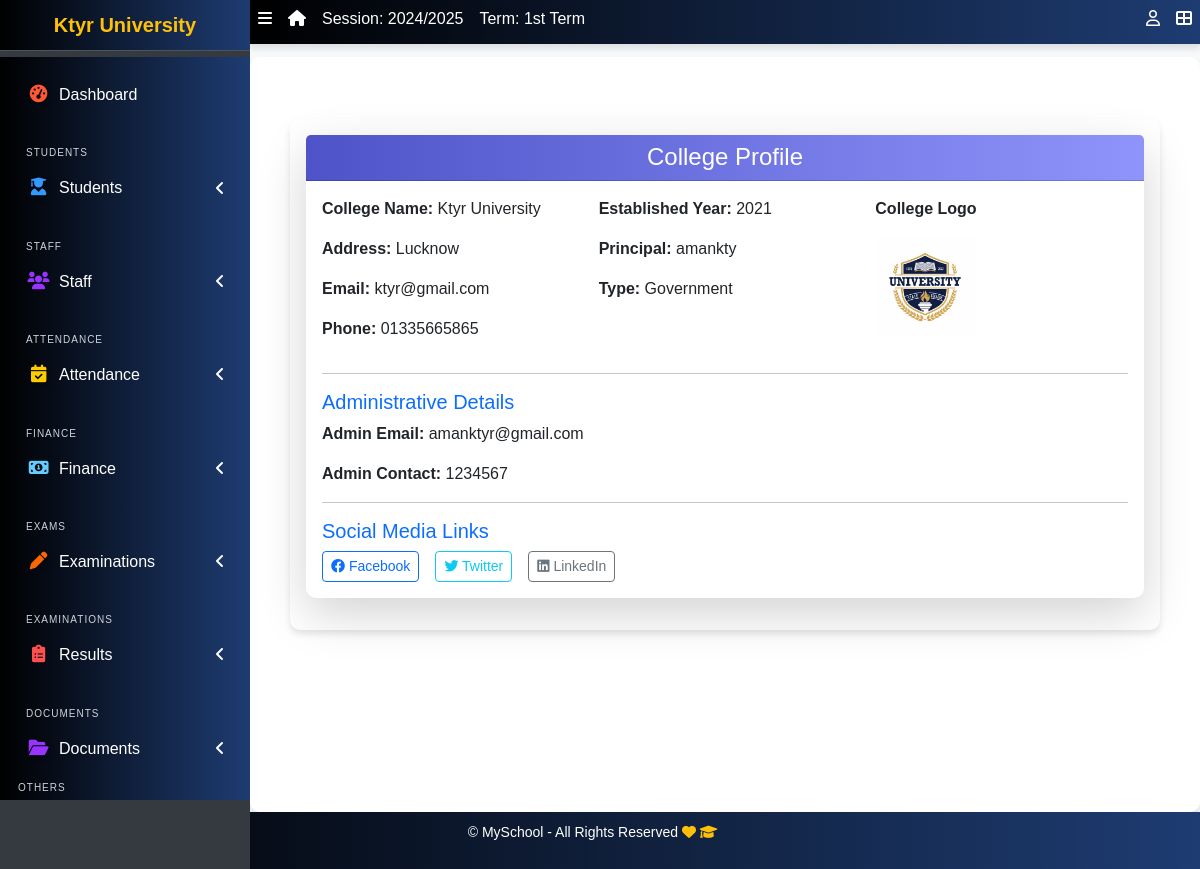
/college-profile/, run on an earlier commit of the app's database.
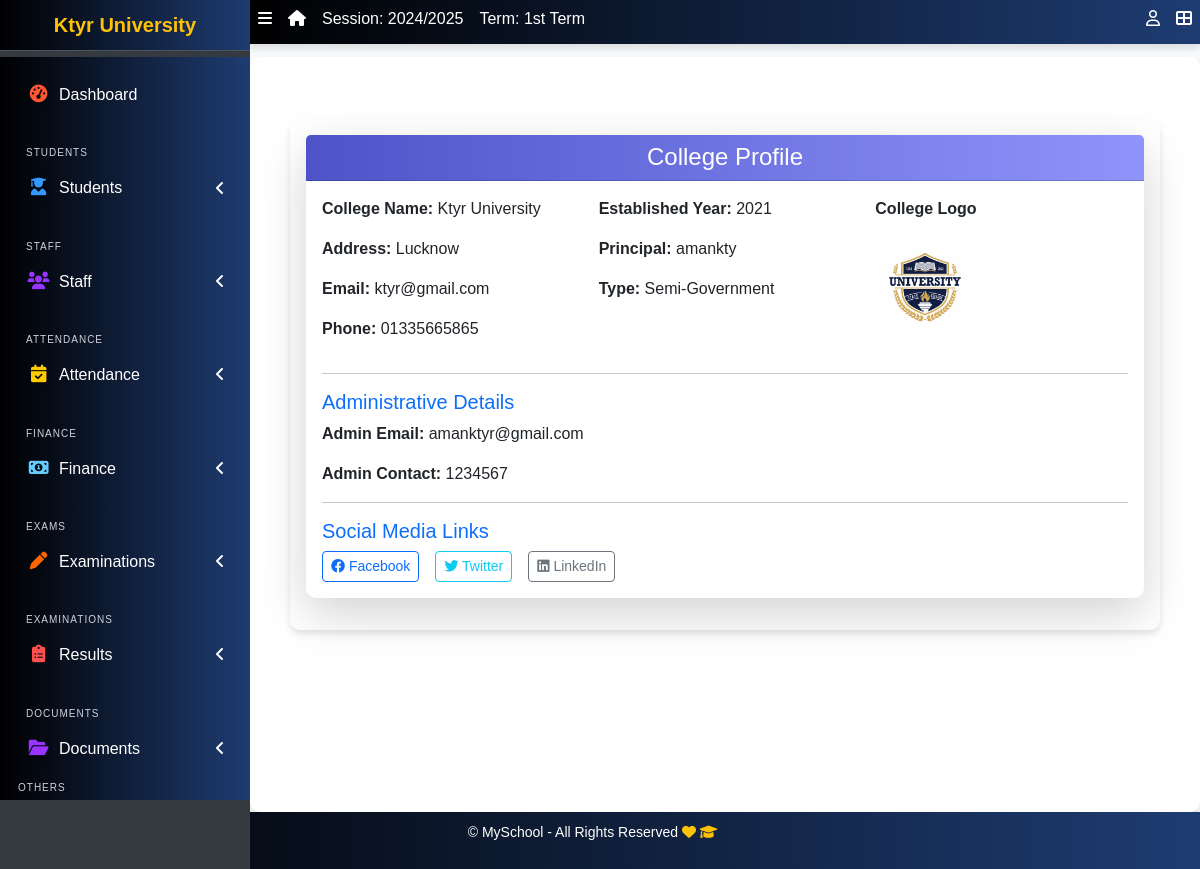
And on a later commit of the database.
### apps/corecode/models.py (models this page shows, shortened)
class CollegeProfile(models.Model):
    college_name = models.CharField(max_length=255)
    college_address = models.TextField()
    college_email = models.EmailField()
    college_phone = models.CharField(max_length=15)
    college_logo = models.ImageField(upload_to='college_logos/', blank=True, null=True)
    established_year = models.PositiveIntegerField()
    principal_name = models.CharField(max_length=255)
    college_type = models.CharField(max_length=50, choices=[
        ('Government', 'Government'),
        ('Private', 'Private'),
        ('Semi-Government', 'Semi-Government'),
    ])
    admin_email = models.EmailField()
    admin_contact = models.CharField(max_length=15)
    facebook_link = models.URLField(blank=True, null=True)
    twitter_link = models.URLField(blank=True, null=True)
    linkedin_link = models.URLField(blank=True, null=True)

### apps/corecode/views.py (the view)
# urls.py: path("college-profile/", college_profile_view, name="college-profile"),
def college_profile_view(request):
    profile = get_object_or_404(CollegeProfile)
    return render(request, 'corecode/college_profile.html', {'profile': profile})

### apps/corecode/context_processors.py (called while the page is built)
def site_defaults(request):
    current_session = AcademicSession.objects.get(current=True)
    current_term = AcademicTerm.objects.get(current=True)
    vals = SiteConfig.objects.all()
    contexts = {
        "current_session": current_session.name,
        "current_term": current_term.name,
    }
    for val in vals:
        contexts[val.key] = val.value
    return contexts

def global_college_profile(request):
    try:
        profile = CollegeProfileModel.objects.first()
    except CollegeProfileModel.DoesNotExist:
        profile = None
    return {'profile': profile}

### apps/corecode/templates/corecode/college_profile.html
{% extends 'base.html' %}
{% block content %}
  {% if profile %}
  <div class="card shadow-lg border-0">
    <div class="card-header bg-primary text-white text-center">
      <h4 class="mb-0">College Profile</h4>
    </div>
    <div class="card-body">
      <div class="row mb-3">
        <div class="col-md-4">
          <p><strong> College Name:</strong> {{ profile.college_name }}</p>
          <p><strong>Address:</strong> {{ profile.college_address }}</p>
          <p><strong>Email:</strong> {{ profile.college_email }}</p>
          <p><strong>Phone:</strong> {{ profile.college_phone }}</p>
        </div>
        <div class="col-md-4">
          <p><strong>Established Year:</strong> {{ profile.established_year }}</p>
          <p><strong>Principal:</strong> {{ profile.principal_name }}</p>
          <p><strong>Type:</strong> {{ profile.college_type }}</p>
        </div>
        <div class="col-md-4">
          <p><strong>College Logo</strong></p>
          <img src="{{ profile.college_logo.url }}" alt="College Logo" class="img-fluid" style="height: 100px; object-fit: contain;">
        </div>
      </div>
      <hr>
      <h5 class="text-primary">Administrative Details</h5>
      <p><strong>Admin Email:</strong> {{ profile.admin_email }}</p>
      <p><strong>Admin Contact:</strong> {{ profile.admin_contact }}</p>
      <hr>
      <h5 class="text-primary">Social Media Links</h5>
      <div class="d-flex flex-wrap gap-3">
        <a href="{{ profile.facebook_link }}" class="btn btn-outline-primary btn-sm" target="_blank">
          <i class="fab fa-facebook"></i> Facebook
        </a>
        <a href="{{ profile.twitter_link }}" class="btn btn-outline-info btn-sm" target="_blank">
          <i class="fab fa-twitter"></i> Twitter
        </a>
        <a href="{{ profile.linkedin_link }}" class="btn btn-outline-secondary btn-sm" target="_blank">
          <i class="fab fa-linkedin"></i> LinkedIn
        </a>
      </div>
    </div>
  </div>
  {% else %}
  <div class="alert alert-warning text-center mt-4">
    No profile found. <a href="{% url 'site_config' %}" class="alert-link">Click here</a> to create one.
  </div>
  {% endif %}
{% endblock content %}

### templates/base.html (shortened to what the changed rows need)
{% load static %}
<!DOCTYPE html>
<html lang="en">
<head>
  <link rel="stylesheet" href="{% static 'plugins/fontawesome-free/css/all.min.css' %}">
  <link rel="stylesheet" href="{% static 'plugins/toastr/toastr.min.css' %}">
<link rel="stylesheet" href="https://cdn.jsdelivr.net/npm/bootstrap-icons/font/bootstrap-icons.css">
  <link rel="stylesheet"
    href="{% static 'plugins/overlayScrollbars/css/OverlayScrollbars.min.css' %}">
  <link rel="stylesheet" href="{% static 'plugins/Datatables/datatables.min.css' %}" />
  <link rel="stylesheet" href="{% static 'dist/css/adminlte.min.css' %}">
  <link rel="stylesheet" href="{% static 'dist/css/style.css' %}">
  <link rel="stylesheet" href="https://cdnjs.cloudflare.com/ajax/libs/font-awesome/6.0.0-beta3/css/all.min.css">
  <link rel="stylesheet" href="https://cdn.jsdelivr.net/npm/bootstrap@5.3.0/dist/css/bootstrap.min.css">
</head>
<body
  class="hold-transition sidebar-mini layout-fixed layout-navbar-fixed layout-footer-fixed">
  <div class="wrapper">
    <aside class="main-sidebar sidebar-dark-primary">
      <a href="{% url 'home' %}" class="brand-link">{{ profile.college_name | default:"MySchool" }}</a>
<div class="sidebar">
  <nav class="mt-2">
  </nav>
</div>
    </aside>
    <div class="content-wrapper">
      <section class="content" >
        <div class="container-fluid">
          <div class="row">
            <div class="col-md-12">
              {% block fullcard %}
              <div class="card">
                <div class="card-body">
                  <div class="row">
                    <div class="col">
                      {% block content %}
                      {% endblock content %}
                    </div>
                  </div>
                </div>
              </div>
              {% endblock fullcard %}
            </div>
          </div>
        </div>
      </section>
    </div>
  </div>
</body>
</html>

What changed in the data, as far as the page shows it:
changed CollegeProfile "Ktyr University": college_type "Government" → "Semi-Government"
